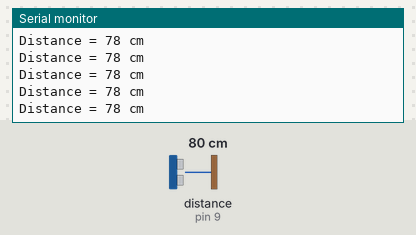
A sketch run on a simulated Arduino Uno, built with avr-gcc and run on an emulated ATmega328P. Parts: the last lines printed to the serial monitor. Wiring (inferred from the names in the program): ultrasonic range finder: trigger pin 10; echo pin 9. The inputs (shaded band) are chosen by the test bench; at power-on: distance to the obstacle (sensor on pin 9) 80 cm. The echo pulse lasts 58.3 µs per cm.

Above: at 1.2 s.
1.3 s: distance to the obstacle (sensor on pin 9) set to 2 cm
At 1.38 s:
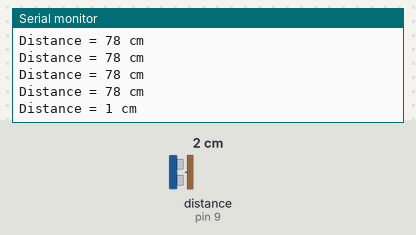
4.3 s: distance to the obstacle (sensor on pin 9) set to 4 cm
At 4.3 s:
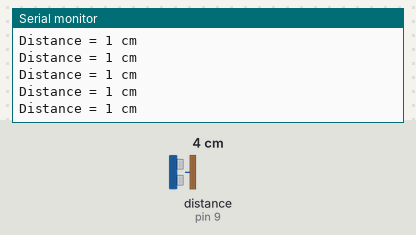
5.8 s: distance to the obstacle (sensor on pin 9) set to 35 cm
At 5.81 s:
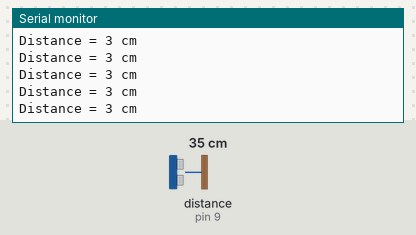
Timing chart, 0 to 8.8 s (numbered marks = the images above; inputs shaded):
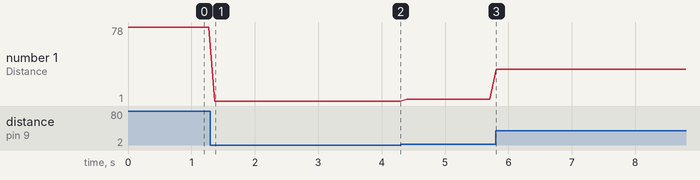

Measured:
- after the input at 1.3 s, the serial monitor: prints a new line after 0.07 s (image 1)
- plotted number 1: 78 → 1 after the input at 1.3 s, 1 → 3 after the input at 4.3 s, 3 → 34 after the input at 5.8 s

The sketch:

MQ6_Code.ino
```cpp
// Pin Definitions
const int trigPin = 10;
const int echoPin = 9;

long duration;
int distanceCm;

void setup() {
  pinMode(trigPin, OUTPUT);
  pinMode(echoPin, INPUT);
  Serial.begin(9600);
}

void loop() {
  // 1. Ensure a clean LOW pulse before triggering
  digitalWrite(trigPin, LOW);
  delayMicroseconds(2);

  // 2. Send a 10-microsecond HIGH pulse to trigger the sensor
  digitalWrite(trigPin, HIGH);
  delayMicroseconds(10);
  digitalWrite(trigPin, LOW);

  // 3. Read the echo pulse width (time in microseconds)
  duration = pulseIn(echoPin, HIGH);

  // 4. Calculate distance in cm
  // Speed of sound = 0.034 cm/us. Divide by 2 to account for round trip.
  distanceCm = (duration / 2.0) * 0.034;

  // 5. Output to Serial Monitor
  Serial.print("Distance = ");
  Serial.print(distanceCm);
  Serial.println(" cm");

  // Brief delay to prevent flooding the serial stream
  delay(100);
}
```
